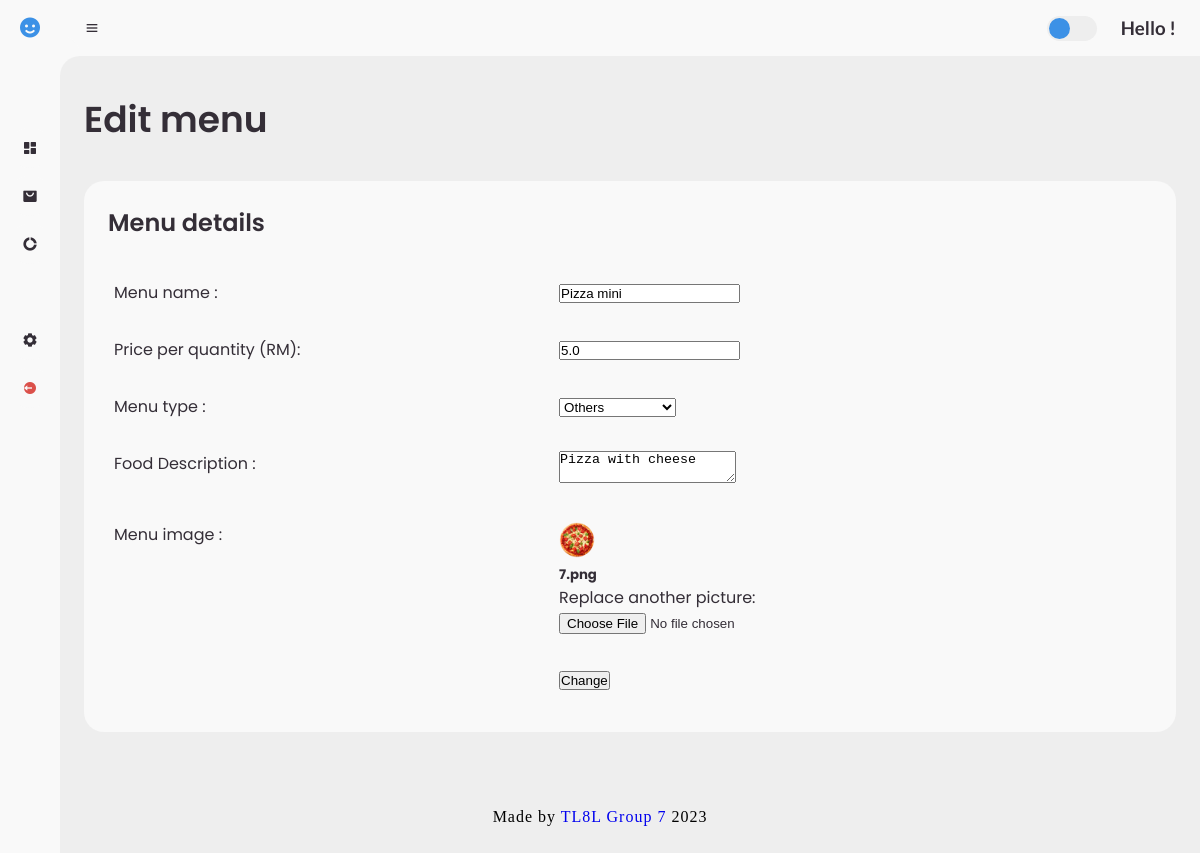
The page /edit_menu/3 on the database its author committed.
### restaurant/models.py (models this page shows, shortened)
class Menu(db.Model):
    __tablename__ = 'menus'
    id = db.Column(db.Integer, primary_key=True)
    menuname = db.Column(db.String(60), nullable=False)
    priceperunit = db.Column(db.Float, nullable=False)
    menutype = db.Column(db.String(60), nullable=False)
    fooddescription = db.Column(db.Text, nullable=False)
    imagelocation = db.Column(db.String, nullable=False)
    orders = db.relationship('Orders', backref = 'menus', lazy = 'dynamic')

### restaurant/admin.py (the view)
@admin.route("/edit_menu/<int:menu_id>")
def edit_menu(menu_id):
    menu = Menu.query.get(menu_id)
    print("Edit menu")
    return render_template("edit_menu.html", menu = menu)

### restaurant/templates/edit_menu.html (shortened to what this page needs)
{% extends "base.html" %}
{% block content %}
      <main>
        <div class="head-title">
          <div class="left">
            <h1>Edit menu</h1>
          </div>
        </div>
        <div class="table-data">
          <div class="order">
            <div class="head">
              <h3>Menu details</h3>
            </div>
            <form  method="POST" action="/edit_menu/{{menu.id}}" enctype="multipart/form-data">
            <table>
              <tbody>
                <tr>
                  <td>
                    <p>Menu name :</p>
                  </td>
                  <td><input type="text" id="menuname" name="menuname" value="{{menu.menuname}}"></td>
                </tr>
                <tr>
                  <td>
                    <p>Price per quantity (RM):</p>
                  </td>
                  <td><input type="text" id="price" name="price"  value="{{menu.priceperunit}}"></td>
                </tr>
                <tr>
                  <td>
                    <p>Menu type :</p>
                  </td>
                  <td>
                    <select id="menu_type" name="menu_type">
                      <option value="others" {% if menu.menutype == 'others' %}selected{% endif %}>Others</option>
                    </select>
                  </td>
                </tr>
                <tr>
                  <td>
                    <p>Food Description :</p>
                  </td>
                  <td>
                    <textarea id="menu_desc" name="menu_desc" required pattern="[A-Za-z ]+" title="Please enter only letters and spaces" >{{menu.fooddescription}}</textarea>
                  </td>
                </tr>
                <tr>
                    <td>
                      <p>Menu image :</p>
                    </td>
                    <td>
                      <div>
                        {% if menu.imagelocation %}
                          <img height="500px" src="{{ url_for('static', filename='/images/menu_img/' + menu.imagelocation) }}" alt="Menu Image">
                          <h5>{{ menu.imagelocation }}</h5>
                        {% endif %}
                      </div>
                      <label for="avatar">Replace another picture:</label><br>
                      <input type="file" id="img" name="img" accept="image/*"  value="{{menu.imagelocation}}">
                    </td>
                </tr>
                <tr>
                    <td></td>
                    <td><button type="submit">Change</button></td>
                </tr>
              </tbody>
            </table>
            </form>
          </div>
        </div>
      </main>
    </section>
{% endblock content %}

### restaurant/static/style.css (style rules this page uses)
* { margin: 0; padding: 0; box-sizing: border-box; }
:root { --poppins: 'Poppins', sans-serif; --lato: 'Lato', sans-serif; --light: #f9f9f9; --blue: #3c91e6; --light-blue: #cfe8ff; --grey: #eee; --dark-grey: #aaaaaa; --dark: #342e37; --red: #db504a; --yellow: #ffce26; --light-yellow: #fff2c6; --orange: #fd7238; --light-orange: #ffe0d3; }
html { overflow-x: hidden; }
body { background: var(--grey); overflow-x: hidden; }
#content nav form, .head-title { max-width: 400px; width: 100%; margin-right: auto; }
#content main { width: 100%; padding: 36px 24px; font-family: var(--poppins); max-height: calc(100vh - 56px); overflow-y: auto; }
#content main .head-title { display: flex; align-items: center; justify-content: space-between; grid-gap: 16px; flex-wrap: wrap; }
#content main .head-title .left h1 { font-size: 36px; font-weight: 600; margin-bottom: 10px; color: var(--dark); }
#content main .table-data { display: flex; flex-wrap: wrap; grid-gap: 24px; margin-top: 24px; width: 100%; color: var(--dark); }
#content main .table-data > div { border-radius: 20px; background: var(--light); padding: 24px; overflow-x: auto; }
#content main .table-data .head { display: flex; align-items: center; grid-gap: 16px; margin-bottom: 24px; }
#content main .table-data .head h3 { margin-right: auto; font-size: 24px; font-weight: 600; }
#content main .table-data .order { flex-grow: 1; flex-basis: 500px; }
#content main .table-data .order table { width: 100%; border-collapse: collapse; }
#content main .table-data .order table td { padding: 16px 0; }
#content main .table-data .order table tr td:first-child { display: flex; align-items: center; grid-gap: 12px; padding-left: 6px; }
#content main .table-data .order table td img { width: 36px; height: 36px; border-radius: 50%; object-fit: cover; }

### rows shown on the page
Menu: menuname "Pizza mini", price "5.0", menu_type "Others", menu_desc "Pizza with cheese", imagelocation (picture), imagelocation "7.png"
